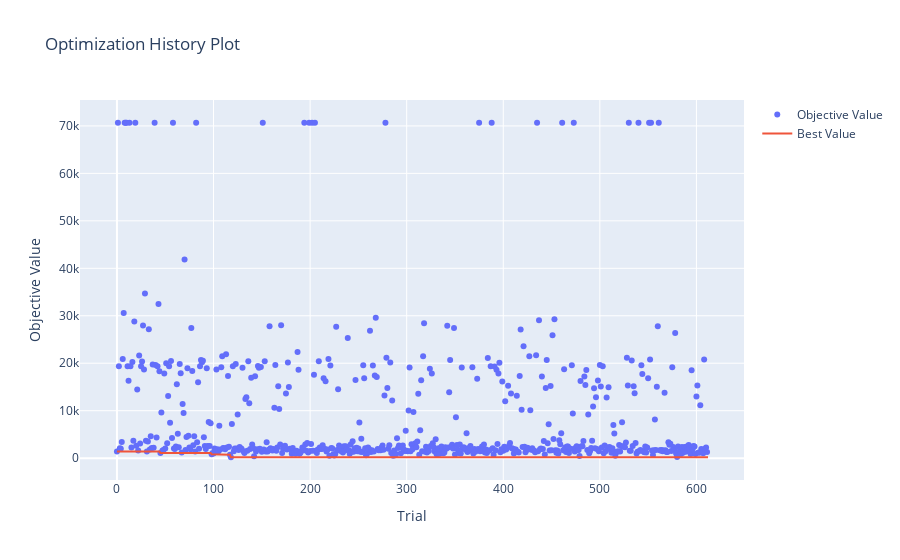

Source (notebook cell):
### Code cell
print(study.study_name)
valid_trials = [t for t in study.trials if t.value is not None]
top_3_trials = sorted(valid_trials, key=lambda t: t.value)[:10]
for i, trial in enumerate(top_3_trials):
    print(f"\nTrial {i+1}:")
    print("Params:", trial.params)
    print("Value:", trial.value)
print("---------------------------------------","\n")
print("Best Result:", study.best_value)

vis.plot_optimization_history(study)

### Figure 1 — Plotly figure (JSON) as saved in the notebook; plotly's stock layout.template omitted (floating-point values rounded to 4 significant figures; data arrays with more than 128 entries replaced by an {"elided": "..."} marker saying what was removed)
{"data": [{"mode": "markers", "name": "Objective Value", "type": "scatter", "x": {"elided": "612 int values"}, "y": {"elided": "612 float values"}}, {"mode": "lines", "name": "Best Value", "type": "scatter", "x": {"elided": "613 int values"}, "y": {"elided": "613 float values"}}, {"marker": {"color": "#cccccc"}, "mode": "markers", "name": "Infeasible Trial", "showlegend": false, "type": "scatter", "x": [], "y": []}], "layout": {"title": {"text": "Optimization History Plot"}, "xaxis": {"title": {"text": "Trial"}}, "yaxis": {"title": {"text": "Objective Value"}}}}
